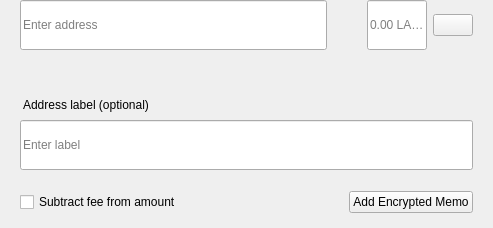
<?xml version="1.0" encoding="UTF-8"?>
<ui version="4.0">
 <class>SendMultiRow</class>
 <widget class="QWidget" name="SendMultiRow">
  <property name="geometry">
   <rect>
    <x>0</x>
    <y>0</y>
    <width>493</width>
    <height>228</height>
   </rect>
  </property>
  <property name="minimumSize">
   <size>
    <width>0</width>
    <height>0</height>
   </size>
  </property>
  <property name="maximumSize">
   <size>
    <width>16777215</width>
    <height>16777215</height>
   </size>
  </property>
  <property name="windowTitle">
   <string notr="true">N/A</string>
  </property>
  <layout class="QVBoxLayout" name="verticalLayout_3">
   <property name="spacing">
    <number>0</number>
   </property>
   <property name="leftMargin">
    <number>0</number>
   </property>
   <property name="topMargin">
    <number>0</number>
   </property>
   <property name="rightMargin">
    <number>20</number>
   </property>
   <property name="bottomMargin">
    <number>5</number>
   </property>
   <item alignment="Qt::AlignTop">
    <widget class="QWidget" name="widget" native="true">
     <property name="sizePolicy">
      <sizepolicy hsizetype="Expanding" vsizetype="Maximum">
       <horstretch>0</horstretch>
       <verstretch>0</verstretch>
      </sizepolicy>
     </property>
     <property name="minimumSize">
      <size>
       <width>0</width>
       <height>60</height>
      </size>
     </property>
     <property name="maximumSize">
      <size>
       <width>16777215</width>
       <height>85</height>
      </size>
     </property>
     <layout class="QHBoxLayout" name="horizontalLayout" stretch="6,0,2">
      <property name="spacing">
       <number>0</number>
      </property>
      <property name="leftMargin">
       <number>8</number>
      </property>
      <property name="topMargin">
       <number>0</number>
      </property>
      <property name="rightMargin">
       <number>0</number>
      </property>
      <property name="bottomMargin">
       <number>0</number>
      </property>
      <item alignment="Qt::AlignTop">
       <widget class="QStackedWidget" name="stackedAddress">
        <property name="minimumSize">
         <size>
          <width>0</width>
          <height>50</height>
         </size>
        </property>
        <property name="maximumSize">
         <size>
          <width>16777215</width>
          <height>50</height>
         </size>
        </property>
        <widget class="QWidget" name="page_4">
         <property name="sizePolicy">
          <sizepolicy hsizetype="Expanding" vsizetype="Preferred">
           <horstretch>0</horstretch>
           <verstretch>0</verstretch>
          </sizepolicy>
         </property>
         <property name="minimumSize">
          <size>
           <width>0</width>
           <height>50</height>
          </size>
         </property>
         <property name="maximumSize">
          <size>
           <width>16777215</width>
           <height>55</height>
          </size>
         </property>
         <layout class="QVBoxLayout" name="verticalLayout_7">
          <property name="spacing">
           <number>0</number>
          </property>
          <property name="leftMargin">
           <number>12</number>
          </property>
          <property name="topMargin">
           <number>0</number>
          </property>
          <property name="rightMargin">
           <number>0</number>
          </property>
          <property name="bottomMargin">
           <number>0</number>
          </property>
          <item>
           <widget class="QLineEdit" name="lineEditAddress">
            <property name="minimumSize">
             <size>
              <width>0</width>
              <height>50</height>
             </size>
            </property>
            <property name="maximumSize">
             <size>
              <width>16777215</width>
              <height>50</height>
             </size>
            </property>
            <property name="placeholderText">
             <string>Enter address</string>
            </property>
           </widget>
          </item>
         </layout>
        </widget>
        <widget class="QWidget" name="page_3"/>
       </widget>
      </item>
      <item>
       <spacer name="horizontalSpacer_3">
        <property name="orientation">
         <enum>Qt::Horizontal</enum>
        </property>
        <property name="sizeType">
         <enum>QSizePolicy::Fixed</enum>
        </property>
        <property name="sizeHint" stdset="0">
         <size>
          <width>40</width>
          <height>20</height>
         </size>
        </property>
       </spacer>
      </item>
      <item>
       <layout class="QHBoxLayout" name="horizontalLayout_2">
        <property name="spacing">
         <number>6</number>
        </property>
        <item alignment="Qt::AlignTop">
         <widget class="QLineEdit" name="lineEditAmount">
          <property name="sizePolicy">
           <sizepolicy hsizetype="Expanding" vsizetype="Preferred">
            <horstretch>0</horstretch>
            <verstretch>0</verstretch>
           </sizepolicy>
          </property>
          <property name="minimumSize">
           <size>
            <width>0</width>
            <height>50</height>
           </size>
          </property>
          <property name="maximumSize">
           <size>
            <width>16777215</width>
            <height>50</height>
           </size>
          </property>
          <property name="maxLength">
           <number>17</number>
          </property>
          <property name="alignment">
           <set>Qt::AlignLeading|Qt::AlignLeft|Qt::AlignVCenter</set>
          </property>
          <property name="placeholderText">
           <string notr="true">0.00 LATS</string>
          </property>
         </widget>
        </item>
        <item>
         <layout class="QVBoxLayout" name="verticalLayout">
          <property name="topMargin">
           <number>14</number>
          </property>
          <property name="bottomMargin">
           <number>0</number>
          </property>
          <item alignment="Qt::AlignTop">
           <widget class="QPushButton" name="btnMenu">
            <property name="minimumSize">
             <size>
              <width>0</width>
              <height>0</height>
             </size>
            </property>
            <property name="maximumSize">
             <size>
              <width>16777215</width>
              <height>16777215</height>
             </size>
            </property>
            <property name="focusPolicy">
             <enum>Qt::NoFocus</enum>
            </property>
            <property name="text">
             <string/>
            </property>
           </widget>
          </item>
         </layout>
        </item>
       </layout>
      </item>
     </layout>
    </widget>
   </item>
   <item>
    <widget class="QWidget" name="layoutLabel" native="true">
     <property name="minimumSize">
      <size>
       <width>0</width>
       <height>0</height>
      </size>
     </property>
     <property name="maximumSize">
      <size>
       <width>16777215</width>
       <height>16777215</height>
      </size>
     </property>
     <layout class="QVBoxLayout" name="verticalLayout_9">
      <property name="spacing">
       <number>6</number>
      </property>
      <property name="leftMargin">
       <number>20</number>
      </property>
      <property name="topMargin">
       <number>0</number>
      </property>
      <property name="rightMargin">
       <number>0</number>
      </property>
      <property name="bottomMargin">
       <number>10</number>
      </property>
      <item>
       <spacer name="verticalSpacer">
        <property name="orientation">
         <enum>Qt::Vertical</enum>
        </property>
        <property name="sizeType">
         <enum>QSizePolicy::Fixed</enum>
        </property>
        <property name="sizeHint" stdset="0">
         <size>
          <width>20</width>
          <height>20</height>
         </size>
        </property>
       </spacer>
      </item>
      <item>
       <widget class="QLabel" name="labelSubtitleDescription">
        <property name="styleSheet">
         <string notr="true">margin-bottom:2px;
margin-left:0.05px;
padding:0px;</string>
        </property>
        <property name="text">
         <string>Address label (optional)</string>
        </property>
       </widget>
      </item>
      <item>
       <widget class="QLineEdit" name="lineEditDescription">
        <property name="minimumSize">
         <size>
          <width>0</width>
          <height>50</height>
         </size>
        </property>
        <property name="maximumSize">
         <size>
          <width>16777215</width>
          <height>50</height>
         </size>
        </property>
        <property name="placeholderText">
         <string>Enter label</string>
        </property>
       </widget>
      </item>
      <item>
       <spacer name="verticalSpacer_2">
        <property name="orientation">
         <enum>Qt::Vertical</enum>
        </property>
        <property name="sizeType">
         <enum>QSizePolicy::Fixed</enum>
        </property>
        <property name="sizeHint" stdset="0">
         <size>
          <width>20</width>
          <height>15</height>
         </size>
        </property>
       </spacer>
      </item>
      <item>
       <widget class="QWidget" name="containerMemo" native="true">
        <layout class="QHBoxLayout" name="horizontalLayout_5">
         <property name="leftMargin">
          <number>0</number>
         </property>
         <property name="topMargin">
          <number>0</number>
         </property>
         <property name="rightMargin">
          <number>0</number>
         </property>
         <property name="bottomMargin">
          <number>0</number>
         </property>
         <item>
          <widget class="QCheckBox" name="checkboxSubtractFeeFromAmount">
           <property name="toolTip">
            <string>The fee will be deducted from the amount being sent. The recipient will receive less LATS than you enter in the amount field. If multiple recipients are selected, the fee is split equally.</string>
           </property>
           <property name="text">
            <string>Subtract fee from amount</string>
           </property>
          </widget>
         </item>
         <item>
          <spacer name="horizontalSpacer">
           <property name="orientation">
            <enum>Qt::Horizontal</enum>
           </property>
           <property name="sizeHint" stdset="0">
            <size>
             <width>40</width>
             <height>20</height>
            </size>
           </property>
          </spacer>
         </item>
         <item>
          <widget class="QPushButton" name="btnAddMemo">
           <property name="text">
            <string notr="true">Add Encrypted Memo</string>
           </property>
          </widget>
         </item>
        </layout>
       </widget>
      </item>
     </layout>
    </widget>
   </item>
  </layout>
 </widget>
 <resources/>
 <connections/>
</ui>
